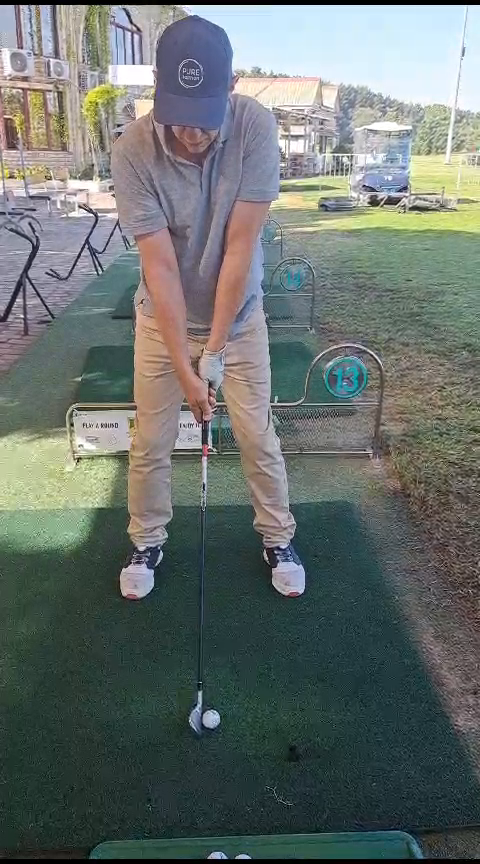
#> input picture frame 22 of public/video.mp4, 480 x 864 px, given in place of 13.mp4, which was not available
$ python resize.py
#> lines starting #> are read from the running program, lines starting #| are printed output that depends on the picture
import cv2

# Open the video file
video_capture = cv2.VideoCapture('13.mp4')

# Define the new width and height
new_width = 1140
new_height = 780

# Create a VideoWriter object to save the resized video
fourcc = cv2.VideoWriter_fourcc(*'XVID')
output_video = cv2.VideoWriter('output_video.mp4', fourcc, 20.0, (new_width, new_height))

while True:
    ret, frame = video_capture.read()
#> frame is the input picture: shape (864, 480, 3); mean B, G, R 109.5, 112.7, 104.8

    if not ret:
        break

    # Resize the frame
    resized_frame = cv2.resize(frame, (new_width, new_height))
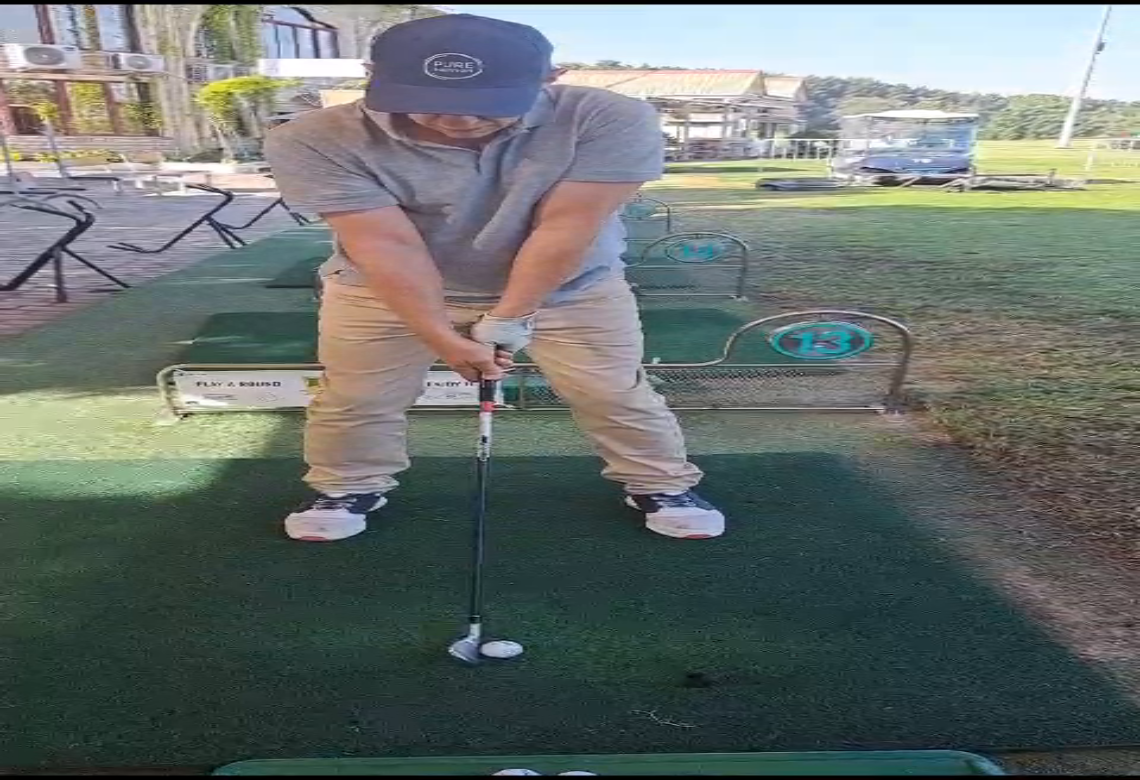
#> resized_frame: shape (780, 1140, 3); mean B, G, R 109.4, 112.6, 104.7

    # Write the resized frame to the output video
    output_video.write(resized_frame)

    cv2.imshow('Resized Video', resized_frame)

    if cv2.waitKey(1) & 0xFF == ord('q'):
#> (key q is pressed here)
        break

video_capture.release()
output_video.release()
cv2.destroyAllWindows()

$ run again, starting later in the video
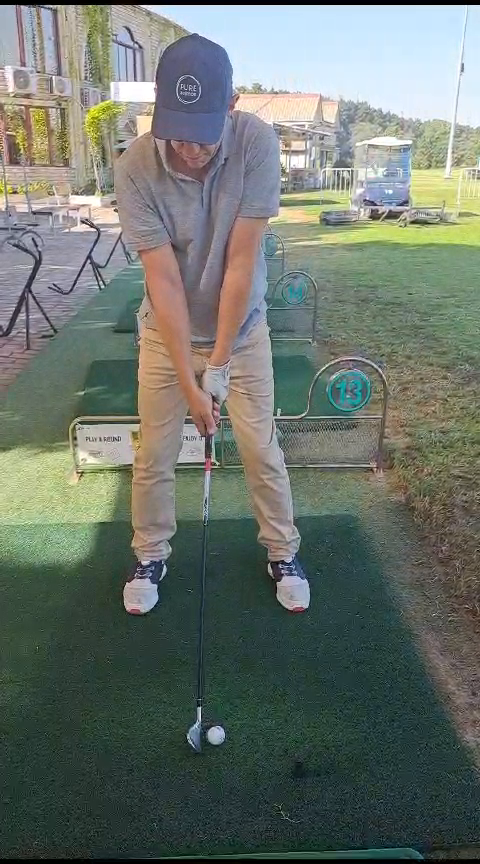
#> input picture frame 100 of public/video.mp4, 480 x 864 px, given in place of 13.mp4, which was not available
#> frame is the input picture: shape (864, 480, 3); mean B, G, R 108.2, 116.1, 107.8
#> `resized_frame = cv2.resize(frame, (new_width, new_height))`:
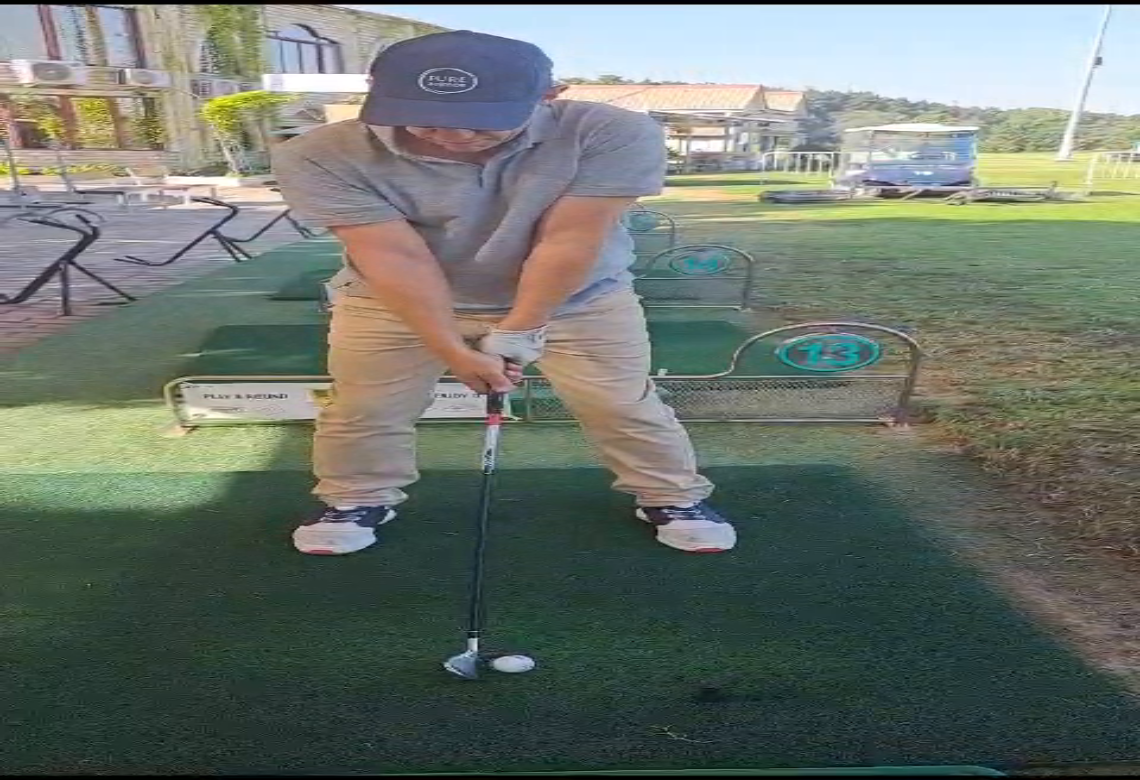
#> resized_frame: shape (780, 1140, 3); mean B, G, R 108.1, 116, 107.6

$ run again, starting later in the video
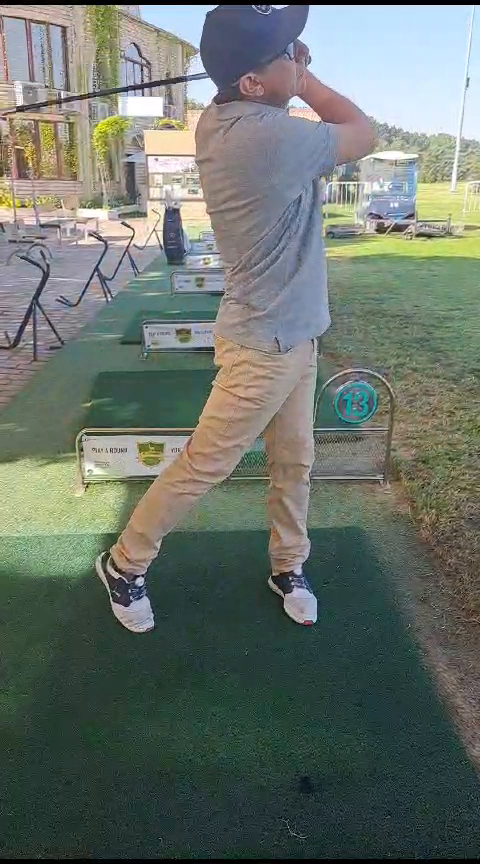
#> input picture frame 179 of public/video.mp4, 480 x 864 px, given in place of 13.mp4, which was not available
#> frame is the input picture: shape (864, 480, 3); mean B, G, R 107.1, 114.8, 106.2
#> `resized_frame = cv2.resize(frame, (new_width, new_height))`:
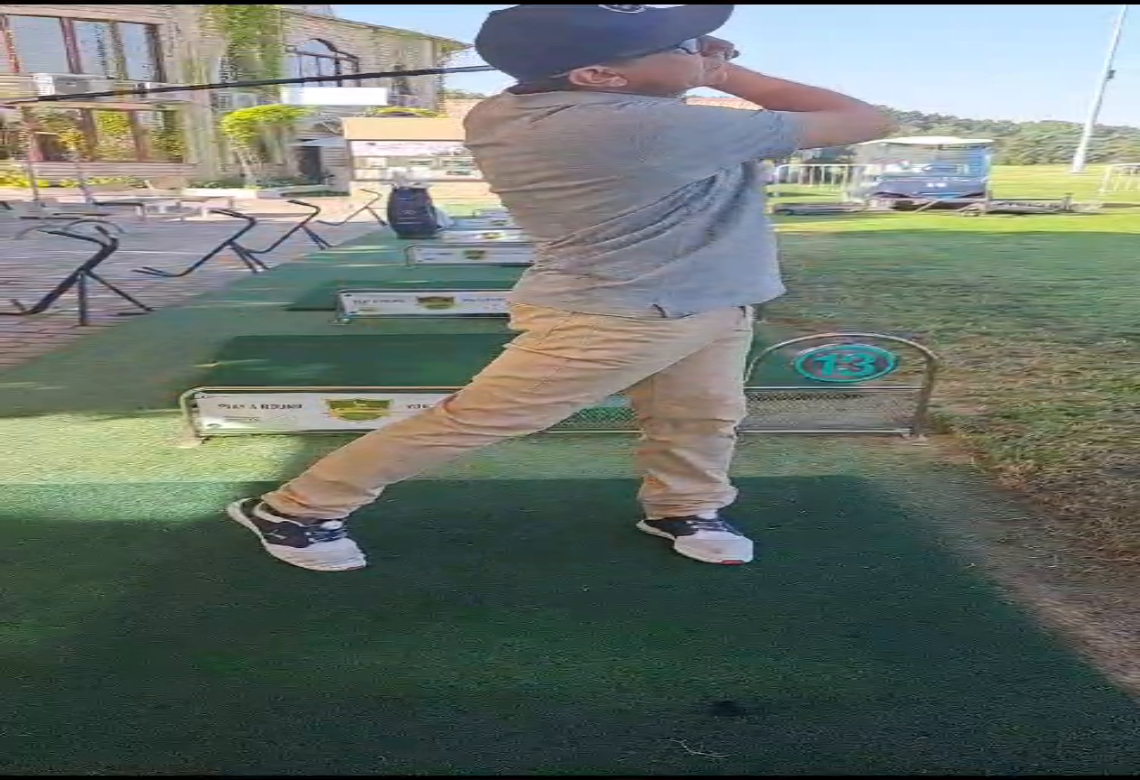
#> resized_frame: shape (780, 1140, 3); mean B, G, R 107, 114.6, 106.1
